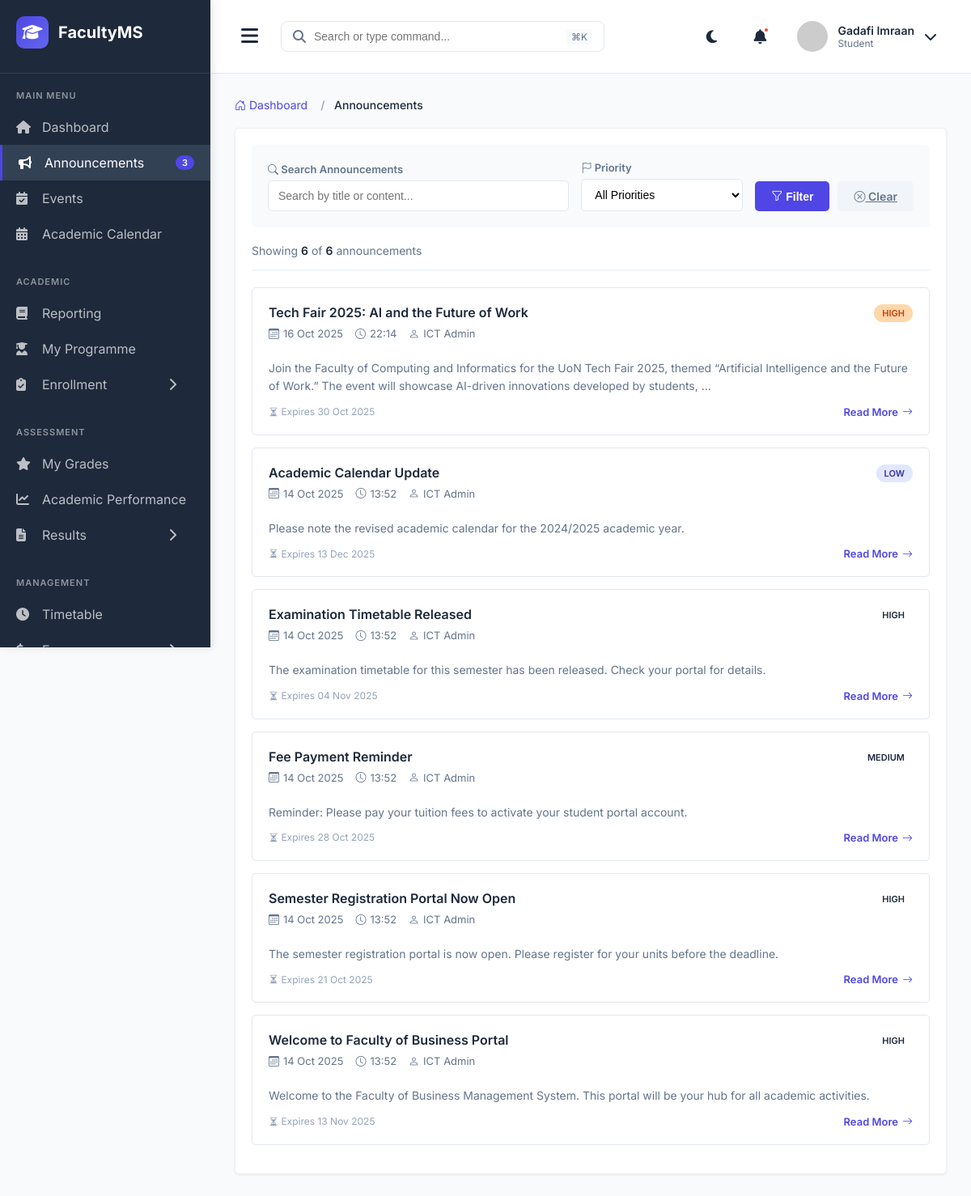
/student_announcements_list/ (signed in), run on the app's committed database.
### main_application/models.py (models this page shows, shortened)
class User(AbstractUser):
    USER_TYPES = (
        ('STUDENT', 'Student'),
        ('LECTURER', 'Lecturer'),
        ('COD', 'Chairman of Department'),
        ('DEAN', 'Dean'),
        ('ICT_ADMIN', 'ICT Administrator'),
    )
    user_type = models.CharField(max_length=20, choices=USER_TYPES)
    phone_number = models.CharField(max_length=15, blank=True, null=True)
    profile_picture = models.ImageField(upload_to='profiles/', blank=True, null=True)
    is_active_user = models.BooleanField(default=True)
    date_joined = models.DateTimeField(auto_now_add=True)
    class Meta:
        db_table = 'users'

class Announcement(models.Model):
    PRIORITY_LEVELS = (
        ('LOW', 'Low'),
        ('NORMAL', 'Normal'),
        ('HIGH', 'High'),
        ('URGENT', 'Urgent'),
    )
    title = models.CharField(max_length=200)
    content = models.TextField()
    created_by = models.ForeignKey(User, on_delete=models.PROTECT, related_name='created_announcements')
    target_programmes = models.ManyToManyField(Programme, blank=True, related_name='announcements')
    target_year_levels = models.CharField(max_length=50, blank=True)  # Comma-separated: "1,2,3"
    priority = models.CharField(max_length=20, choices=PRIORITY_LEVELS, default='NORMAL')
    publish_date = models.DateTimeField(default=timezone.now)
    expiry_date = models.DateTimeField(null=True, blank=True)
    is_published = models.BooleanField(default=True)
    attachments = models.FileField(upload_to='announcements/', blank=True, null=True)
    created_at = models.DateTimeField(auto_now_add=True)
    class Meta:
        db_table = 'announcements'
        ordering = ['-publish_date']

### main_application/views.py (the view)
# urls.py: path('student_announcements_list/', views.student_announcements_list, name='student_announcements_list'),
@login_required
@never_cache
def student_announcements_list(request):
    if request.user.user_type != 'STUDENT':
        return redirect('student_dashboard')
    try:
        student = request.user.student_profile
        announcements = Announcement.objects.filter(
            is_published=True,
            publish_date__lte=timezone.now()
        ).filter(
            Q(target_programmes=student.programme) | Q(target_programmes__isnull=True)
        ).order_by('-publish_date').distinct()
        search_query = request.GET.get('search', '')
        if search_query:
            announcements = announcements.filter(
                Q(title__icontains=search_query) | Q(content__icontains=search_query)
            )
        priority_filter = request.GET.get('priority', '')
        if priority_filter:
            announcements = announcements.filter(priority=priority_filter)
        paginator = Paginator(announcements, 10)
        page_number = request.GET.get('page')
        page_obj = paginator.get_page(page_number)
        context = {
            'page_obj': page_obj,
            'announcements': page_obj.object_list,
            'search_query': search_query,
            'priority_filter': priority_filter,
            'priorities': [
                ('LOW', 'Low'),
                ('NORMAL', 'Normal'),
                ('HIGH', 'High'),
                ('URGENT', 'Urgent'),
            ],
            'total_announcements': announcements.count(),
        }
        return render(request, 'student/announcements/announcements_list.html', context)
    except Exception as e:
        from django.contrib import messages
        messages.error(request, f'Error loading announcements: {str(e)}')
        return redirect('student_dashboard')

### templates/student/announcements/announcements_list.html (shortened to what this page needs)
{% extends 'student_base.html' %}
{% block extra_css %}
<link rel="stylesheet" href="https://cdn.jsdelivr.net/npm/bootstrap-icons@1.10.0/font/bootstrap-icons.css">
{% endblock %}
{% block content %}
<nav aria-label="breadcrumb">
    <ol class="breadcrumb">
        <li class="breadcrumb-item"><a href="{% url 'student_dashboard' %}"><i class="bi bi-house-door"></i> Dashboard</a></li>
        <li class="breadcrumb-item active" aria-current="page">Announcements</li>
    </ol>
</nav>
<div class="section-container">
    <form method="get" action="">
        <div class="filter-bar">
            <div class="filter-group">
                <label class="filter-label" for="search">
                    <i class="bi bi-search"></i> Search Announcements
                </label>
                <input
                    type="text"
                    id="search"
                    name="search"
                    class="filter-input"
                    placeholder="Search by title or content..."
                    value="{{ search_query }}"
                >
            </div>
            <div class="filter-group" style="flex: 0.5;">
                <label class="filter-label" for="priority">
                    <i class="bi bi-flag"></i> Priority
                </label>
                <select id="priority" name="priority" class="filter-select">
                    <option value="">All Priorities</option>
                </select>
            </div>
            <div style="display: flex; gap: 10px;">
                <button type="submit" class="filter-btn">
                    <i class="bi bi-funnel"></i> Filter
                </button>
                <a href="{% url 'student_announcements_list' %}" class="clear-btn">
                    <i class="bi bi-x-circle"></i> Clear
                </a>
            </div>
        </div>
    </form>
    <div class="stats-bar">
        <div class="total-count">
            Showing <strong>{{ announcements|length }}</strong> of <strong>{{ total_announcements }}</strong> announcement{{ total_announcements|pluralize }}
        </div>
    </div>
    {% if announcements %}
        {% for announcement in announcements %}
        <a href="{% url 'student_announcement_detail' announcement.pk %}" style="text-decoration: none; color: inherit;">
            <div class="announcement-card">
                <div class="announcement-header">
                    <div style="flex: 1;">
                        <h3 class="announcement-title">{{ announcement.title }}</h3>
                        <div class="announcement-meta">
                            <span class="meta-item">
                                <i class="bi bi-calendar3"></i>
                                {{ announcement.publish_date|date:"d M Y" }}
                            </span>
                            <span class="meta-item">
                                <i class="bi bi-clock"></i>
                                {{ announcement.publish_date|date:"H:i" }}
                            </span>
                            <span class="meta-item">
                                <i class="bi bi-person"></i>
                                {{ announcement.created_by.get_full_name }}
                            </span>
                        </div>
                    </div>
                    <span class="priority-badge priority-{{ announcement.priority }}">
                        {{ announcement.get_priority_display }}
                    </span>
                </div>
                <div class="announcement-excerpt">
                    {{ announcement.content|truncatewords:30 }}
                </div>
                <div class="announcement-footer">
                    <div style="display: flex; gap: 10px; align-items: center;">
                        {% if announcement.expiry_date %}
                        <span style="color: #94A3B8; font-size: 12px;">
                            <i class="bi bi-hourglass-split"></i> Expires {{ announcement.expiry_date|date:"d M Y" }}
                        </span>
                        {% endif %}
                    </div>
                    <span class="read-more">
                        Read More <i class="bi bi-arrow-right"></i>
                    </span>
                </div>
            </div>
        </a>
        {% endfor %}
    {% endif %}
</div>
{% endblock %}

### templates/student_base.html (shortened to what this page needs)
{% load static %}
<!DOCTYPE html>
<html lang="en">
<head>
    <link rel="stylesheet" href="https://cdnjs.cloudflare.com/ajax/libs/font-awesome/6.4.0/css/all.min.css">
    {% block extra_css %}{% endblock %}
</head>
<body>
    <div class="sidebar" id="sidebar">
        <div class="sidebar-header">
            <div class="logo">
                <i class="fas fa-graduation-cap"></i>
            </div>
            <span class="logo-text">FacultyMS</span>
        </div>
        <div class="menu-section">
            <div class="menu-title">Main Menu</div>
            <a href="{% url 'student_dashboard' %}" class="menu-item {% if request.resolver_match.url_name == 'student_dashboard' %}active{% endif %}">
                <i class="fas fa-home"></i>
                <span>Dashboard</span>
            </a>
            <a href="{% url 'student_announcements_list' %}" class="menu-item {% if request.resolver_match.url_name == 'student_announcements_list' %}active{% endif %}">
                <i class="fas fa-bullhorn"></i>
                <span>Announcements</span>
                <span class="badge">3</span>
            </a>
            <a href="{% url 'student_events_list' %}" class="menu-item {% if request.resolver_match.url_name == 'student_events_list' %}active{% endif %}">
                <i class="fas fa-calendar-check"></i>
                <span>Events</span>
            </a>
            <a href="{% url 'student_academic_calendar' %}" class="menu-item {% if request.resolver_match.url_name == 'student_academic_calendar' %}active{% endif %}">
                <i class="fas fa-calendar-alt"></i>
                <span>Academic Calendar</span>
            </a>
        </div>
        <div class="menu-section">
            <div class="menu-title">Academic</div>
            <a href="{% url 'student_semester_reporting' %}" class="menu-item {% if request.resolver_match.url_name == 'student_semester_reporting' %}active{% endif %}">
                <i class="fas fa-book"></i>
                <span>Reporting</span>
            </a>
            <a href="{% url 'my_programme' %}" class="menu-item {% if request.resolver_match.url_name == 'my_programme' %}active{% endif %}">
                <i class="fas fa-user-graduate"></i>
                <span>My Programme</span>
            </a>
            <div class="menu-item has-submenu {% if 'register_units' in request.resolver_match.url_name or 'student_enrollments' in request.resolver_match.url_name %}active{% endif %}" data-submenu="enrollment">
                <i class="fas fa-clipboard-check"></i>
                <span>Enrollment</span>
                <i class="fas fa-chevron-right arrow"></i>
            </div>
        </div>
        <div class="menu-section">
            <div class="menu-title">Assessment</div>
            <a href="{% url 'student_grades_view'%}" class="menu-item {% if request.resolver_match.url_name == 'student_grades_view' %}active{% endif %}">
                <i class="fas fa-star"></i>
                <span>My Grades</span>
            </a>
            <a href="{% url 'academic_performance_view'%}" class="menu-item {% if request.resolver_match.url_name == 'academic_performance_view' %}active{% endif %}">
                <i class="fas fa-chart-line"></i>
                <span>Academic Performance</span>
            </a>
            <div class="menu-item has-submenu " data-submenu="results">
                <i class="fas fa-file-alt"></i>
                <span>Results</span>
                <i class="fas fa-chevron-right arrow"></i>
            </div>
        </div>
        <div class="menu-section">
            <div class="menu-title">Management</div>
            <a href="{% url 'student_timetable' %}" class="menu-item {% if request.resolver_match.url_name == 'student_timetable' %}active{% endif %}">
                <i class="fas fa-clock"></i>
                <span>Timetable</span>
            </a>
            <div class="menu-item has-submenu {% if 'fees' in request.resolver_match.url_name %}active{% endif %}" data-submenu="fees">
                <i class="fas fa-dollar-sign"></i>
                <span>Fees</span>
                <i class="fas fa-chevron-right arrow"></i>
            </div>
        </div>
    </div>
    <div class="main-content" id="mainContent">
        <div class="header">
            <div class="header-left">
                <button class="menu-toggle" id="menuToggle">
                    <i class="fas fa-bars"></i>
                </button>
                <div class="search-bar">
                    <i class="fas fa-search"></i>
                    <input type="text" placeholder="Search or type command...">
                    <span class="shortcut">⌘K</span>
                </div>
            </div>
            <div class="header-right">
                <div class="header-icon">
                    <i class="fas fa-moon"></i>
                </div>
                <div class="header-icon notification-icon">
                    <i class="fas fa-bell"></i>
                    <span class="notification-badge"></span>
                </div>
                <div class="user-profile">
                    <img src="https://ui-avatars.com/api/?name=Admin+User&background=4F46E5&color=fff" alt="User" class="user-avatar">
                    <div class="user-info">
                        <span class="user-name">{{ user.get_full_name|default:"Admin User" }}</span>
                        <span class="user-role">{{ user.get_user_type_display|default:"Administrator" }}</span>
                    </div>
                    <i class="fas fa-chevron-down"></i>
                </div>
            </div>
        </div>
        <div class="content">
            {% block content %}{% endblock %}
        </div>
    </div>
</body>
</html>

### data on the page
User: get_full_name "Gadafi Imraan", user_type "Student"
Announcement: title "Tech Fair 2025: AI and the Future of Work", publish_date "16 Oct 2025", publish_date "22:14", created_by.get_full_name "ICT Admin", priority "HIGH", content "Join the Faculty of Computing and Informatics for the UoN Tech Fair 2025, themed “Artificial Intelligence and the Future of Work.” The event will showcase AI-driven innovations developed by students, …", expiry_date "30 Oct 2025"
Announcement: title "Academic Calendar Update", publish_date "14 Oct 2025", publish_date "13:52", created_by.get_full_name "ICT Admin", priority "LOW", content "Please note the revised academic calendar for the 2024/2025 academic year.", expiry_date "13 Dec 2025"
Announcement: title "Examination Timetable Released", publish_date "14 Oct 2025", publish_date "13:52", created_by.get_full_name "ICT Admin", priority "HIGH", content "The examination timetable for this semester has been released. Check your portal for details.", expiry_date "04 Nov 2025"
Announcement: title "Fee Payment Reminder", publish_date "14 Oct 2025", publish_date "13:52", created_by.get_full_name "ICT Admin", priority "MEDIUM", content "Reminder: Please pay your tuition fees to activate your student portal account.", expiry_date "28 Oct 2025"
Announcement: title "Semester Registration Portal Now Open", publish_date "14 Oct 2025", publish_date "13:52", created_by.get_full_name "ICT Admin", priority "HIGH", content "The semester registration portal is now open. Please register for your units before the deadline.", expiry_date "21 Oct 2025"
Announcement: title "Welcome to Faculty of Business Portal", publish_date "14 Oct 2025", publish_date "13:52", created_by.get_full_name "ICT Admin", priority "HIGH", content "Welcome to the Faculty of Business Management System. This portal will be your hub for all academic activities.", expiry_date "13 Nov 2025"

### other printed values
{{ announcements|length }} "6"
{{ total_announcements }} "6"
